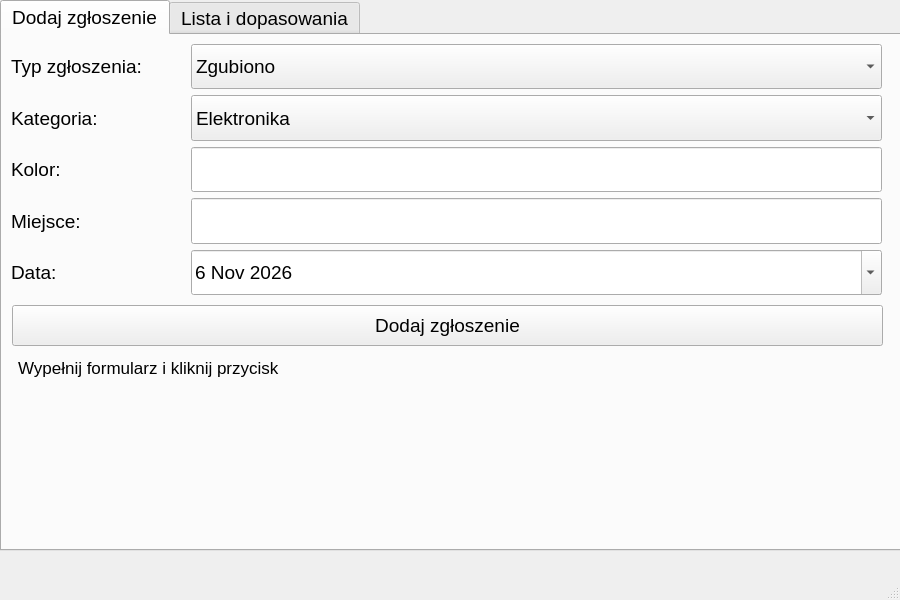
<?xml version="1.0" encoding="UTF-8"?>
<ui version="4.0">
 <class>MainWindow</class>
 <widget class="QMainWindow" name="MainWindow">
  <property name="geometry">
   <rect>
    <x>0</x>
    <y>0</y>
    <width>900</width>
    <height>600</height>
   </rect>
  </property>
  <property name="font">
   <font>
    <family>MS Sans Serif</family>
   </font>
  </property>
  <property name="windowTitle">
   <string>Zguba — szkolny system rzeczy znalezionych</string>
  </property>
  <widget class="QWidget" name="centralwidget">
   <widget class="QWidget" name="horizontalLayoutWidget">
    <property name="geometry">
     <rect>
      <x>0</x>
      <y>0</y>
      <width>901</width>
      <height>551</height>
     </rect>
    </property>
    <property name="font">
     <font>
      <family>Arial</family>
      <pointsize>14</pointsize>
     </font>
    </property>
    <layout class="QHBoxLayout" name="horizontalLayout">
     <item>
      <widget class="QTabWidget" name="tabWidget">
       <property name="font">
        <font>
         <family>Arial</family>
         <pointsize>14</pointsize>
        </font>
       </property>
       <property name="currentIndex">
        <number>0</number>
       </property>
       <widget class="QWidget" name="tabAdd">
        <attribute name="title">
         <string>Dodaj zgłoszenie</string>
        </attribute>
        <widget class="QWidget" name="formLayoutWidget">
         <property name="geometry">
          <rect>
           <x>9</x>
           <y>9</y>
           <width>871</width>
           <height>251</height>
          </rect>
         </property>
         <property name="sizePolicy">
          <sizepolicy hsizetype="Preferred" vsizetype="Expanding">
           <horstretch>0</horstretch>
           <verstretch>0</verstretch>
          </sizepolicy>
         </property>
         <property name="minimumSize">
          <size>
           <width>0</width>
           <height>35</height>
          </size>
         </property>
         <property name="font">
          <font>
           <family>Arial</family>
           <pointsize>14</pointsize>
          </font>
         </property>
         <layout class="QFormLayout" name="formLayoutAdd">
          <item row="0" column="0">
           <widget class="QLabel" name="lblType">
            <property name="sizePolicy">
             <sizepolicy hsizetype="Preferred" vsizetype="Expanding">
              <horstretch>0</horstretch>
              <verstretch>0</verstretch>
             </sizepolicy>
            </property>
            <property name="minimumSize">
             <size>
              <width>0</width>
              <height>35</height>
             </size>
            </property>
            <property name="font">
             <font>
              <family>Arial</family>
              <pointsize>14</pointsize>
             </font>
            </property>
            <property name="text">
             <string>Typ zgłoszenia:        </string>
            </property>
           </widget>
          </item>
          <item row="0" column="1">
           <widget class="QComboBox" name="cmbType">
            <property name="sizePolicy">
             <sizepolicy hsizetype="Preferred" vsizetype="Expanding">
              <horstretch>0</horstretch>
              <verstretch>0</verstretch>
             </sizepolicy>
            </property>
            <property name="minimumSize">
             <size>
              <width>0</width>
              <height>35</height>
             </size>
            </property>
            <property name="font">
             <font>
              <family>Arial</family>
              <pointsize>14</pointsize>
             </font>
            </property>
            <item>
             <property name="text">
              <string>Zgubiono</string>
             </property>
            </item>
            <item>
             <property name="text">
              <string>Znaleziono</string>
             </property>
            </item>
           </widget>
          </item>
          <item row="1" column="0">
           <widget class="QLabel" name="lblCategory">
            <property name="sizePolicy">
             <sizepolicy hsizetype="Preferred" vsizetype="Expanding">
              <horstretch>0</horstretch>
              <verstretch>0</verstretch>
             </sizepolicy>
            </property>
            <property name="minimumSize">
             <size>
              <width>0</width>
              <height>35</height>
             </size>
            </property>
            <property name="font">
             <font>
              <family>Arial</family>
              <pointsize>14</pointsize>
             </font>
            </property>
            <property name="text">
             <string>Kategoria:</string>
            </property>
           </widget>
          </item>
          <item row="1" column="1">
           <widget class="QComboBox" name="cmbCategory">
            <property name="sizePolicy">
             <sizepolicy hsizetype="Preferred" vsizetype="Expanding">
              <horstretch>0</horstretch>
              <verstretch>0</verstretch>
             </sizepolicy>
            </property>
            <property name="minimumSize">
             <size>
              <width>0</width>
              <height>35</height>
             </size>
            </property>
            <property name="font">
             <font>
              <family>Arial</family>
              <pointsize>14</pointsize>
             </font>
            </property>
            <item>
             <property name="text">
              <string>Elektronika</string>
             </property>
            </item>
            <item>
             <property name="text">
              <string>Klucze</string>
             </property>
            </item>
            <item>
             <property name="text">
              <string>Odzież</string>
             </property>
            </item>
            <item>
             <property name="text">
              <string>Dokumenty</string>
             </property>
            </item>
            <item>
             <property name="text">
              <string>Przybory szkolne</string>
             </property>
            </item>
            <item>
             <property name="text">
              <string>Inne</string>
             </property>
            </item>
           </widget>
          </item>
          <item row="2" column="0">
           <widget class="QLabel" name="lblColor">
            <property name="sizePolicy">
             <sizepolicy hsizetype="Preferred" vsizetype="Expanding">
              <horstretch>0</horstretch>
              <verstretch>0</verstretch>
             </sizepolicy>
            </property>
            <property name="minimumSize">
             <size>
              <width>0</width>
              <height>35</height>
             </size>
            </property>
            <property name="font">
             <font>
              <family>Arial</family>
              <pointsize>14</pointsize>
             </font>
            </property>
            <property name="text">
             <string>Kolor:</string>
            </property>
           </widget>
          </item>
          <item row="2" column="1">
           <widget class="QLineEdit" name="txtColor">
            <property name="sizePolicy">
             <sizepolicy hsizetype="Expanding" vsizetype="Expanding">
              <horstretch>0</horstretch>
              <verstretch>0</verstretch>
             </sizepolicy>
            </property>
            <property name="minimumSize">
             <size>
              <width>0</width>
              <height>35</height>
             </size>
            </property>
            <property name="font">
             <font>
              <family>Arial</family>
              <pointsize>14</pointsize>
             </font>
            </property>
            <property name="statusTip">
             <string/>
            </property>
            <property name="whatsThis">
             <string/>
            </property>
            <property name="inputMask">
             <string/>
            </property>
            <property name="text">
             <string/>
            </property>
           </widget>
          </item>
          <item row="3" column="0">
           <widget class="QLabel" name="lblPlace">
            <property name="sizePolicy">
             <sizepolicy hsizetype="Preferred" vsizetype="Expanding">
              <horstretch>0</horstretch>
              <verstretch>0</verstretch>
             </sizepolicy>
            </property>
            <property name="minimumSize">
             <size>
              <width>0</width>
              <height>35</height>
             </size>
            </property>
            <property name="font">
             <font>
              <family>Arial</family>
              <pointsize>14</pointsize>
             </font>
            </property>
            <property name="text">
             <string>Miejsce:</string>
            </property>
           </widget>
          </item>
          <item row="3" column="1">
           <widget class="QLineEdit" name="txtPlace">
            <property name="sizePolicy">
             <sizepolicy hsizetype="Expanding" vsizetype="Expanding">
              <horstretch>0</horstretch>
              <verstretch>0</verstretch>
             </sizepolicy>
            </property>
            <property name="minimumSize">
             <size>
              <width>0</width>
              <height>35</height>
             </size>
            </property>
            <property name="font">
             <font>
              <family>Arial</family>
              <pointsize>14</pointsize>
             </font>
            </property>
           </widget>
          </item>
          <item row="4" column="0">
           <widget class="QLabel" name="lblDate">
            <property name="sizePolicy">
             <sizepolicy hsizetype="Preferred" vsizetype="Expanding">
              <horstretch>0</horstretch>
              <verstretch>0</verstretch>
             </sizepolicy>
            </property>
            <property name="minimumSize">
             <size>
              <width>0</width>
              <height>35</height>
             </size>
            </property>
            <property name="font">
             <font>
              <family>Arial</family>
              <pointsize>14</pointsize>
             </font>
            </property>
            <property name="text">
             <string>Data:</string>
            </property>
           </widget>
          </item>
          <item row="4" column="1">
           <widget class="QDateEdit" name="deDate">
            <property name="sizePolicy">
             <sizepolicy hsizetype="Minimum" vsizetype="Expanding">
              <horstretch>0</horstretch>
              <verstretch>0</verstretch>
             </sizepolicy>
            </property>
            <property name="minimumSize">
             <size>
              <width>0</width>
              <height>35</height>
             </size>
            </property>
            <property name="font">
             <font>
              <family>Arial</family>
              <pointsize>14</pointsize>
             </font>
            </property>
            <property name="calendarPopup">
             <bool>true</bool>
            </property>
            <property name="date">
             <date>
              <year>2026</year>
              <month>11</month>
              <day>6</day>
             </date>
            </property>
           </widget>
          </item>
         </layout>
        </widget>
        <widget class="QPushButton" name="btnAdd">
         <property name="geometry">
          <rect>
           <x>10</x>
           <y>270</y>
           <width>871</width>
           <height>41</height>
          </rect>
         </property>
         <property name="font">
          <font>
           <family>Arial</family>
           <pointsize>14</pointsize>
          </font>
         </property>
         <property name="text">
          <string>Dodaj zgłoszenie</string>
         </property>
        </widget>
        <widget class="QLabel" name="lblMessage">
         <property name="geometry">
          <rect>
           <x>16</x>
           <y>323</y>
           <width>861</width>
           <height>181</height>
          </rect>
         </property>
         <property name="font">
          <font>
           <family>Arial</family>
           <pointsize>13</pointsize>
          </font>
         </property>
         <property name="text">
          <string>Wypełnij formularz i kliknij przycisk</string>
         </property>
         <property name="alignment">
          <set>Qt::AlignLeading|Qt::AlignLeft|Qt::AlignTop</set>
         </property>
        </widget>
       </widget>
       <widget class="QWidget" name="tabMatch">
        <attribute name="title">
         <string>Lista i dopasowania</string>
        </attribute>
        <widget class="QWidget" name="formLayoutWidget_2">
         <property name="geometry">
          <rect>
           <x>9</x>
           <y>9</y>
           <width>871</width>
           <height>116</height>
          </rect>
         </property>
         <layout class="QFormLayout" name="formLayoutFilter">
          <item row="0" column="0">
           <widget class="QLabel" name="lblFilterType">
            <property name="sizePolicy">
             <sizepolicy hsizetype="Preferred" vsizetype="Expanding">
              <horstretch>0</horstretch>
              <verstretch>0</verstretch>
             </sizepolicy>
            </property>
            <property name="minimumSize">
             <size>
              <width>0</width>
              <height>20</height>
             </size>
            </property>
            <property name="text">
             <string>Typ zgłoszenia:        </string>
            </property>
           </widget>
          </item>
          <item row="0" column="1">
           <widget class="QComboBox" name="cmbFilterType">
            <property name="sizePolicy">
             <sizepolicy hsizetype="Preferred" vsizetype="Expanding">
              <horstretch>0</horstretch>
              <verstretch>0</verstretch>
             </sizepolicy>
            </property>
            <property name="minimumSize">
             <size>
              <width>0</width>
              <height>20</height>
             </size>
            </property>
            <item>
             <property name="text">
              <string>Wszystkie</string>
             </property>
            </item>
            <item>
             <property name="text">
              <string>Zgubiono</string>
             </property>
            </item>
            <item>
             <property name="text">
              <string>Znaleziono</string>
             </property>
            </item>
           </widget>
          </item>
          <item row="1" column="0">
           <widget class="QLabel" name="lblFilterCategory">
            <property name="sizePolicy">
             <sizepolicy hsizetype="Preferred" vsizetype="Expanding">
              <horstretch>0</horstretch>
              <verstretch>0</verstretch>
             </sizepolicy>
            </property>
            <property name="minimumSize">
             <size>
              <width>0</width>
              <height>20</height>
             </size>
            </property>
            <property name="text">
             <string>Kategoria:</string>
            </property>
           </widget>
          </item>
          <item row="1" column="1">
           <widget class="QComboBox" name="cmbFilterCategory">
            <property name="sizePolicy">
             <sizepolicy hsizetype="Preferred" vsizetype="Expanding">
              <horstretch>0</horstretch>
              <verstretch>0</verstretch>
             </sizepolicy>
            </property>
            <property name="minimumSize">
             <size>
              <width>0</width>
              <height>20</height>
             </size>
            </property>
            <item>
             <property name="text">
              <string>Elektronika</string>
             </property>
            </item>
            <item>
             <property name="text">
              <string>Klucze</string>
             </property>
            </item>
            <item>
             <property name="text">
              <string>Odzież</string>
             </property>
            </item>
            <item>
             <property name="text">
              <string>Dokumenty</string>
             </property>
            </item>
            <item>
             <property name="text">
              <string>Przybory szkolne</string>
             </property>
            </item>
            <item>
             <property name="text">
              <string>Inne</string>
             </property>
            </item>
           </widget>
          </item>
          <item row="2" column="0">
           <widget class="QLabel" name="lblFilterStatus">
            <property name="sizePolicy">
             <sizepolicy hsizetype="Preferred" vsizetype="Expanding">
              <horstretch>0</horstretch>
              <verstretch>0</verstretch>
             </sizepolicy>
            </property>
            <property name="minimumSize">
             <size>
              <width>0</width>
              <height>20</height>
             </size>
            </property>
            <property name="text">
             <string>Status:</string>
            </property>
           </widget>
          </item>
          <item row="2" column="1">
           <widget class="QComboBox" name="cmbFilterStatus">
            <property name="sizePolicy">
             <sizepolicy hsizetype="Preferred" vsizetype="Expanding">
              <horstretch>0</horstretch>
              <verstretch>0</verstretch>
             </sizepolicy>
            </property>
            <property name="minimumSize">
             <size>
              <width>0</width>
              <height>20</height>
             </size>
            </property>
            <item>
             <property name="text">
              <string>Wszystkie</string>
             </property>
            </item>
            <item>
             <property name="text">
              <string>Otwarte</string>
             </property>
            </item>
            <item>
             <property name="text">
              <string>Rozwiązane</string>
             </property>
            </item>
           </widget>
          </item>
         </layout>
        </widget>
        <widget class="QWidget" name="horizontalLayoutWidget_2">
         <property name="geometry">
          <rect>
           <x>10</x>
           <y>130</y>
           <width>871</width>
           <height>41</height>
          </rect>
         </property>
         <layout class="QHBoxLayout" name="horizontalLayoutBtns">
          <item>
           <widget class="QPushButton" name="btnFilter">
            <property name="sizePolicy">
             <sizepolicy hsizetype="Minimum" vsizetype="Expanding">
              <horstretch>0</horstretch>
              <verstretch>0</verstretch>
             </sizepolicy>
            </property>
            <property name="text">
             <string>Filtruj</string>
            </property>
           </widget>
          </item>
          <item>
           <widget class="QPushButton" name="btnFilterReset">
            <property name="sizePolicy">
             <sizepolicy hsizetype="Minimum" vsizetype="Expanding">
              <horstretch>0</horstretch>
              <verstretch>0</verstretch>
             </sizepolicy>
            </property>
            <property name="text">
             <string>Wyczyść filtry</string>
            </property>
           </widget>
          </item>
         </layout>
        </widget>
        <widget class="QTableWidget" name="tblReports">
         <property name="geometry">
          <rect>
           <x>10</x>
           <y>190</y>
           <width>871</width>
           <height>151</height>
          </rect>
         </property>
         <property name="sizePolicy">
          <sizepolicy hsizetype="Expanding" vsizetype="Expanding">
           <horstretch>0</horstretch>
           <verstretch>0</verstretch>
          </sizepolicy>
         </property>
         <property name="editTriggers">
          <set>QAbstractItemView::NoEditTriggers</set>
         </property>
         <property name="alternatingRowColors">
          <bool>true</bool>
         </property>
         <property name="selectionBehavior">
          <enum>QAbstractItemView::SelectRows</enum>
         </property>
         <property name="showGrid">
          <bool>true</bool>
         </property>
         <property name="cornerButtonEnabled">
          <bool>true</bool>
         </property>
         <attribute name="horizontalHeaderVisible">
          <bool>false</bool>
         </attribute>
         <attribute name="horizontalHeaderCascadingSectionResizes">
          <bool>false</bool>
         </attribute>
         <attribute name="horizontalHeaderHighlightSections">
          <bool>false</bool>
         </attribute>
         <attribute name="verticalHeaderVisible">
          <bool>false</bool>
         </attribute>
         <attribute name="verticalHeaderHighlightSections">
          <bool>false</bool>
         </attribute>
         <column>
          <property name="text">
           <string>ID</string>
          </property>
         </column>
         <column>
          <property name="text">
           <string>Typ</string>
          </property>
         </column>
         <column>
          <property name="text">
           <string>Kategoria</string>
          </property>
         </column>
         <column>
          <property name="text">
           <string>Kolor</string>
          </property>
         </column>
         <column>
          <property name="text">
           <string>Miejsce</string>
          </property>
         </column>
         <column>
          <property name="text">
           <string>Data</string>
          </property>
         </column>
         <column>
          <property name="text">
           <string>Status</string>
          </property>
         </column>
        </widget>
        <widget class="QPushButton" name="btnMatch">
         <property name="geometry">
          <rect>
           <x>700</x>
           <y>350</y>
           <width>181</width>
           <height>41</height>
          </rect>
         </property>
         <property name="text">
          <string>Szukaj dopasowań</string>
         </property>
        </widget>
        <widget class="QListWidget" name="listMatches">
         <property name="geometry">
          <rect>
           <x>10</x>
           <y>350</y>
           <width>681</width>
           <height>161</height>
          </rect>
         </property>
        </widget>
        <widget class="QPushButton" name="btnSubmit">
         <property name="geometry">
          <rect>
           <x>700</x>
           <y>400</y>
           <width>181</width>
           <height>41</height>
          </rect>
         </property>
         <property name="text">
          <string>Zatwierdź zgłoszenie</string>
         </property>
        </widget>
        <widget class="QLabel" name="lblMatchMessage">
         <property name="geometry">
          <rect>
           <x>706</x>
           <y>450</y>
           <width>171</width>
           <height>61</height>
          </rect>
         </property>
         <property name="font">
          <font>
           <family>Arial</family>
           <pointsize>13</pointsize>
          </font>
         </property>
         <property name="frameShadow">
          <enum>QFrame::Plain</enum>
         </property>
         <property name="lineWidth">
          <number>1</number>
         </property>
         <property name="text">
          <string>Komunikat:
</string>
         </property>
         <property name="scaledContents">
          <bool>false</bool>
         </property>
         <property name="alignment">
          <set>Qt::AlignLeading|Qt::AlignLeft|Qt::AlignTop</set>
         </property>
        </widget>
        <widget class="Line" name="line">
         <property name="geometry">
          <rect>
           <x>10</x>
           <y>170</y>
           <width>871</width>
           <height>16</height>
          </rect>
         </property>
         <property name="orientation">
          <enum>Qt::Horizontal</enum>
         </property>
        </widget>
       </widget>
      </widget>
     </item>
    </layout>
   </widget>
  </widget>
  <widget class="QMenuBar" name="menubar">
   <property name="enabled">
    <bool>false</bool>
   </property>
   <property name="geometry">
    <rect>
     <x>0</x>
     <y>0</y>
     <width>900</width>
     <height>22</height>
    </rect>
   </property>
  </widget>
  <widget class="QStatusBar" name="statusbar"/>
 </widget>
 <resources/>
 <connections/>
</ui>
